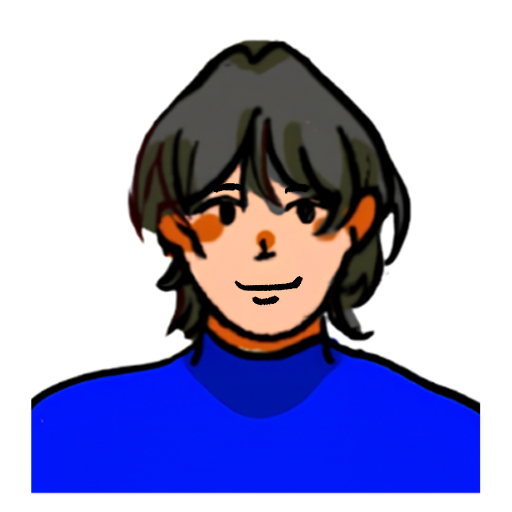
#> input picture assets/source/characters/CH-07/portrait_CH-01_happy.png, 512 x 512 px, found by its file name
$ python -i draw_characters.py   (imports and definitions only)
#> lines starting #> are read from the running program, lines starting #| are printed output that depends on the picture
"""Pixel-art characters for Bulalakaw Station, based on the team's hand-drawn sheets
(assets/source/characters/CH-01..05, CH-06 EVA suits, CH-07/08 portraits, CH-09 heads).

Writes into assets/sprites/characters/:
  char_commander.png, crew_<id>.png, crew_<id>_eva.png
      one row of 16 frames, 32x48 each: walk DOWN 0-3, LEFT 4-7, RIGHT 8-11, UP 12-15
      (frame 0 of each direction is the standing pose)
  portrait_<id>.png   3 frames of 96x96: happy, worried, neutral (pixelized from the drawings)
  head_<id>.png       24x24 (pixelized from the drawings)
and updates data/assets.json so the game knows the new sizes.

Usage: python3 tools/draw_characters.py <project root>
"""
import sys, os, json
from PIL import Image, ImageDraw

ROOT = sys.argv[1]
SRC = ROOT + "/assets/source/characters/"
OUT = ROOT + "/assets/sprites/characters/"
def H(h): return (int(h[0:2], 16), int(h[2:4], 16), int(h[4:6], 16), 255)
INK, WHITE, CLEAR = H("2b1a2e"), H("fff6ec"), (0, 0, 0, 0)
SUIT, SUIT_D, SHOE = H("2f4fe0"), H("1f2f9c"), H("2b1a2e")
BLUSH = H("f08a6a")
W, HH = 32, 48

# id: skin, skin shade, hair, hair shade, style, extras
CHARS = {
    "commander": dict(skin=H("ffd9b8"), hair=H("2b2630"), hair_d=H("15121a"), style="bob"),
    "lani":      dict(skin=H("f0b88a"), hair=H("ff3fd0"), hair_d=H("c020a0"), style="braid", glasses=True),
    "maya":      dict(skin=H("ffe3c8"), hair=H("ffe400"), hair_d=H("d0a800"), style="long", sprout=True),
    "mateo":     dict(skin=H("b9794c"), hair=H("35c9d8"), hair_d=H("1f8fa0"), style="spiky"),
    "carlo":     dict(skin=H("ffe3c8"), hair=H("3fe04a"), hair_d=H("20a030"), style="curly"),
}
SRC_ID = {"commander": "CH-01", "lani": "CH-02", "maya": "CH-03", "mateo": "CH-04", "carlo": "CH-05"}
EVA = {"lani": (H("ff8fe0"), H("d050b0"), "arrow"), "maya": (H("ffe9a0"), H("d0b050"), "sprout"),
       "mateo": (H("a8f0f4"), H("50b8c8"), "ball"), "carlo": (H("b8f4b0"), H("58c060"), "prop")}
VISOR, VISOR_L = H("5fe8ff"), H("c8fbff")


# [201 lines left out: functions outline, legs, body, head, person, eva and 1 more, not called in this run]


# ---------------------------------------------------------------- portraits and heads from the drawings
def cutout(path):
    """Drawing on white -> transparent background (flood fill from the border, so white eyes stay)."""
    im = Image.open(path).convert("RGBA")
    im.thumbnail((384, 384), Image.LANCZOS)
#> im: PIL image 384x384 RGBA
    w, h = im.size
#> w = 384; h = 384
    for seed in ((0, 0), (w - 1, 0), (0, h - 1), (w - 1, h - 1), (w // 2, 0)):
        if im.getpixel(seed)[:3] > (235, 235, 235):
            ImageDraw.floodfill(im, seed, (0, 0, 0, 0), thresh=60)
    return im.crop(im.getbbox())
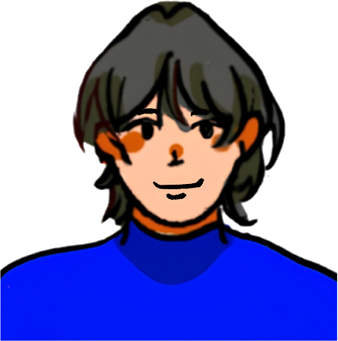
#> returned value: PIL image 338x341 RGBA; mean R, G, B, A 32.4, 31.8, 84.8, 154.3; transparent parts drawn white


# [16 lines left out: function pixelize, not called in this run]


man_p = ROOT + "/data/assets.json"
# [1 line not run here, left out]
def reg(name, w, h, frames):
    man[name]["w"], man[name]["h"], man[name]["frames"] = w, h, frames

# [16 lines not run here, left out]
# the Commander has no head drawing: use the top of the happy portrait
hc = cutout(SRC + "CH-07/portrait_CH-01_happy.png")
hc = hc.crop((0, 0, hc.width, int(hc.height * 0.62)))
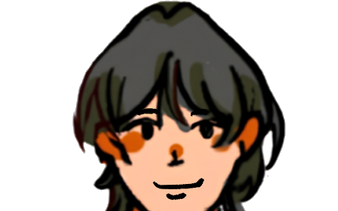
#> hc: PIL image 338x211 RGBA; mean R, G, B, A 46.8, 37.6, 30.7, 120.8; transparent parts drawn white
# [1 line not run here, left out]
# [1 line that did not run here, left out]
# [2 lines not run here, left out]

>>> result = cutout('../assets/source/characters/CH-07/portrait_CH-01_worried.png')
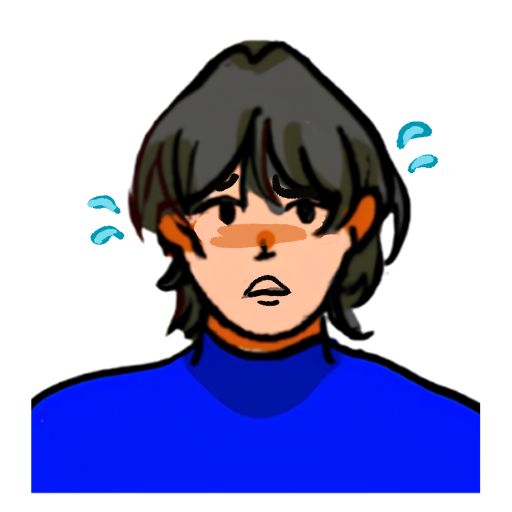
#> input picture assets/source/characters/CH-07/portrait_CH-01_worried.png, 512 x 512 px
#> in cutout (call 2), `im.thumbnail((384, 384), Image.LANCZOS)`:
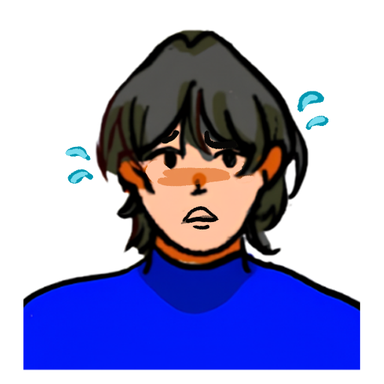
#> im: PIL image 384x384 RGBA; mean R, G, B, A 158.3, 158.6, 200.2, 255
#> in cutout (call 2), `return im.crop(im.getbbox())`:
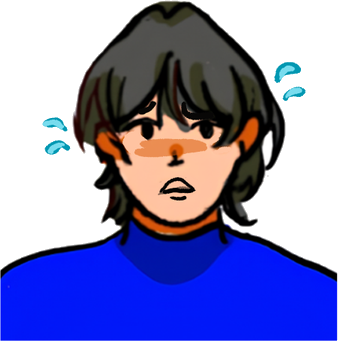
#> returned value: PIL image 338x341 RGBA; mean R, G, B, A 32.9, 33.3, 86.5, 156.5; transparent parts drawn white
